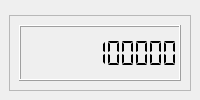
<?xml version="1.0" encoding="UTF-8"?>
<ui version="4.0">
 <class>VfoWindow</class>
 <widget class="QDockWidget" name="VfoWindow">
  <property name="windowTitle">
   <string>VFO</string>
  </property>
  <widget class="QWidget">
  <layout class="QGridLayout" name="gridLayout_3">
   <item row="0" column="0">
    <widget class="QMenuBar" name="menubar"/>
   </item>
   <item row="1" column="0">
    <layout class="QGridLayout" name="gridLayout">
     <item row="0" column="0">
      <widget class="QFrame" name="frame">
       <property name="sizePolicy">
        <sizepolicy hsizetype="Expanding" vsizetype="Expanding">
         <horstretch>0</horstretch>
         <verstretch>0</verstretch>
        </sizepolicy>
       </property>
       <property name="frameShape">
        <enum>QFrame::StyledPanel</enum>
       </property>
       <property name="frameShadow">
        <enum>QFrame::Raised</enum>
       </property>
       <layout class="QGridLayout" name="gridLayout_2">
        <item row="0" column="0">
         <widget class="QLCDNumber" name="lcdNumber">
          <property name="sizePolicy">
           <sizepolicy hsizetype="Minimum" vsizetype="Minimum">
            <horstretch>0</horstretch>
            <verstretch>0</verstretch>
           </sizepolicy>
          </property>
          <property name="font">
           <font>
            <pointsize>25</pointsize>
           </font>
          </property>
          <property name="autoFillBackground">
           <bool>false</bool>
          </property>
          <property name="smallDecimalPoint">
           <bool>false</bool>
          </property>
          <property name="digitCount">
           <number>11</number>
          </property>
          <property name="mode">
           <enum>QLCDNumber::Dec</enum>
          </property>
          <property name="segmentStyle">
           <enum>QLCDNumber::Flat</enum>
          </property>
          <property name="intValue" stdset="0">
           <number>14032000</number>
          </property>
         </widget>
        </item>
       </layout>
      </widget>
     </item>
    </layout>
   </item>
  </layout>
 </widget>
 </widget>
 <resources/>
 <connections/>
</ui>
